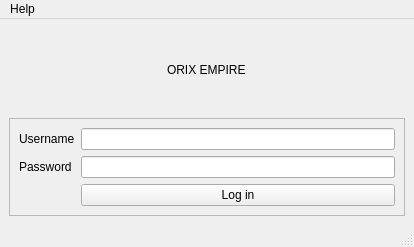
<?xml version="1.0" encoding="UTF-8"?>
<ui version="4.0">
 <class>MainWindow</class>
 <widget class="QMainWindow" name="MainWindow">
  <property name="geometry">
   <rect>
    <x>0</x>
    <y>0</y>
    <width>414</width>
    <height>247</height>
   </rect>
  </property>
  <property name="windowTitle">
   <string>MainWindow</string>
  </property>
  <widget class="QWidget" name="centralwidget">
   <layout class="QVBoxLayout" name="verticalLayout">
    <item alignment="Qt::AlignHCenter">
     <widget class="QLabel" name="label_3">
      <property name="text">
       <string>ORIX EMPIRE</string>
      </property>
     </widget>
    </item>
    <item>
     <widget class="QFrame" name="frame">
      <property name="frameShape">
       <enum>QFrame::StyledPanel</enum>
      </property>
      <property name="frameShadow">
       <enum>QFrame::Raised</enum>
      </property>
      <layout class="QVBoxLayout" name="verticalLayout_2">
       <item>
        <layout class="QFormLayout" name="formLayout">
         <item row="0" column="0">
          <widget class="QLabel" name="label">
           <property name="text">
            <string>Username</string>
           </property>
           <property name="buddy">
            <cstring>username_line_edit</cstring>
           </property>
          </widget>
         </item>
         <item row="0" column="1">
          <widget class="QLineEdit" name="username_line_edit"/>
         </item>
         <item row="1" column="0">
          <widget class="QLabel" name="label_2">
           <property name="text">
            <string>Password</string>
           </property>
           <property name="buddy">
            <cstring>password_line_edit</cstring>
           </property>
          </widget>
         </item>
         <item row="1" column="1">
          <widget class="QLineEdit" name="password_line_edit">
           <property name="text">
            <string/>
           </property>
           <property name="echoMode">
            <enum>QLineEdit::Password</enum>
           </property>
          </widget>
         </item>
         <item row="2" column="1">
          <widget class="QPushButton" name="login_button">
           <property name="text">
            <string>Log in</string>
           </property>
           <property name="autoDefault">
            <bool>false</bool>
           </property>
           <property name="default">
            <bool>false</bool>
           </property>
           <property name="flat">
            <bool>false</bool>
           </property>
          </widget>
         </item>
        </layout>
       </item>
      </layout>
     </widget>
    </item>
   </layout>
  </widget>
  <widget class="QMenuBar" name="menubar">
   <property name="geometry">
    <rect>
     <x>0</x>
     <y>0</y>
     <width>414</width>
     <height>27</height>
    </rect>
   </property>
   <widget class="QMenu" name="menuHelp">
    <property name="title">
     <string>Help</string>
    </property>
    <addaction name="actionAbout"/>
   </widget>
   <addaction name="menuHelp"/>
  </widget>
  <widget class="QStatusBar" name="statusbar"/>
  <action name="actionAbout">
   <property name="text">
    <string>About</string>
   </property>
  </action>
 </widget>
 <resources/>
 <connections/>
</ui>
